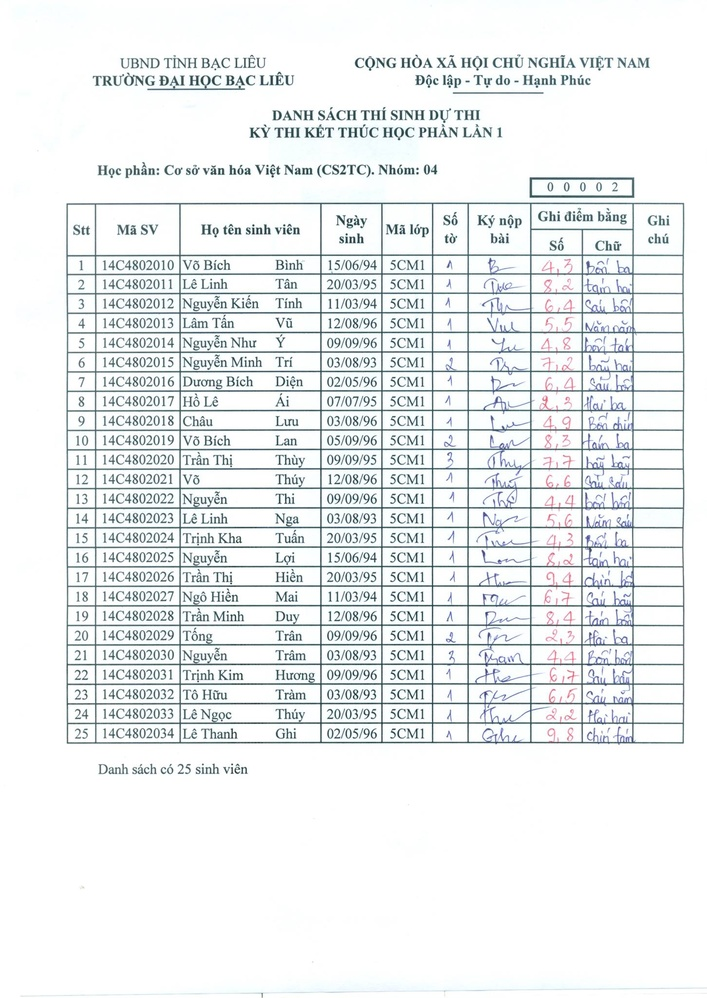
//> input picture images/anh3.jpg, 707 x 998 px, shrunk from 1452 x 2048 before the run
$ ./table-detect images/anh3.jpg   (built with g++ and OpenCV 4)
//> lines starting //> are read from the running program, lines starting //| are printed output that depends on the picture; after the words box and inside, x2 and y2 are one past the last pixel; in counts of white or black regions, pixels touching at a corner belong together
#include <iostream>
#include <opencv2/opencv.hpp>
#include <opencv/cv.h>
#include <opencv2/highgui/highgui.hpp>
#include <opencv2/core/core.hpp>
#include <opencv2/imgproc/imgproc.hpp>

using namespace std;
using namespace cv;

    //Change this values for threshold image
#define threshold_value 50
#define threshold_type CV_THRESH_BINARY
#define max_value 255

int main(int argc, char* argv[])
{
    Mat src = cv::imread(argv[1]);
//> src is the input picture: 998 rows x 707 cols, CV_8UC3; mean B, G, R 239, 238.2, 235.2
    if(!src.data) cerr << "Problem loading image!!!" << endl;

    Mat gray;
    if (src.channels() == 3) cvtColor(src, gray, CV_BGR2GRAY);
    else gray = src;

    Mat threshold_img;
    cv::blur(gray, gray, cv::Size(5, 5));
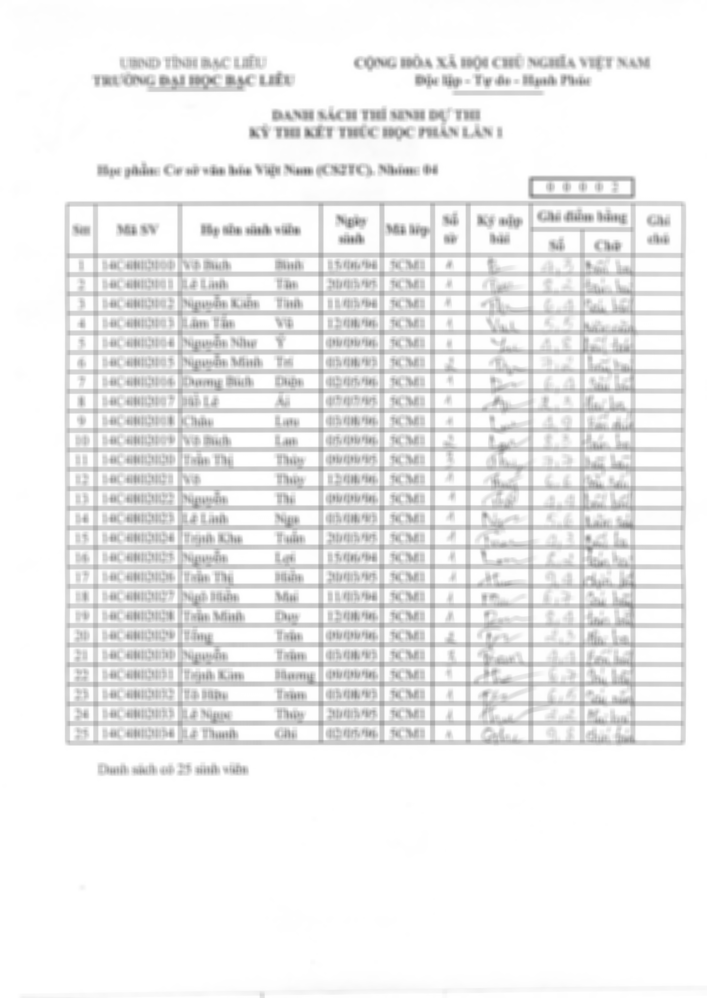
//> gray: 998 rows x 707 cols, CV_8UC1; min 109, max 255, mean 237.4
    threshold( ~gray, threshold_img, threshold_value, max_value, threshold_type );
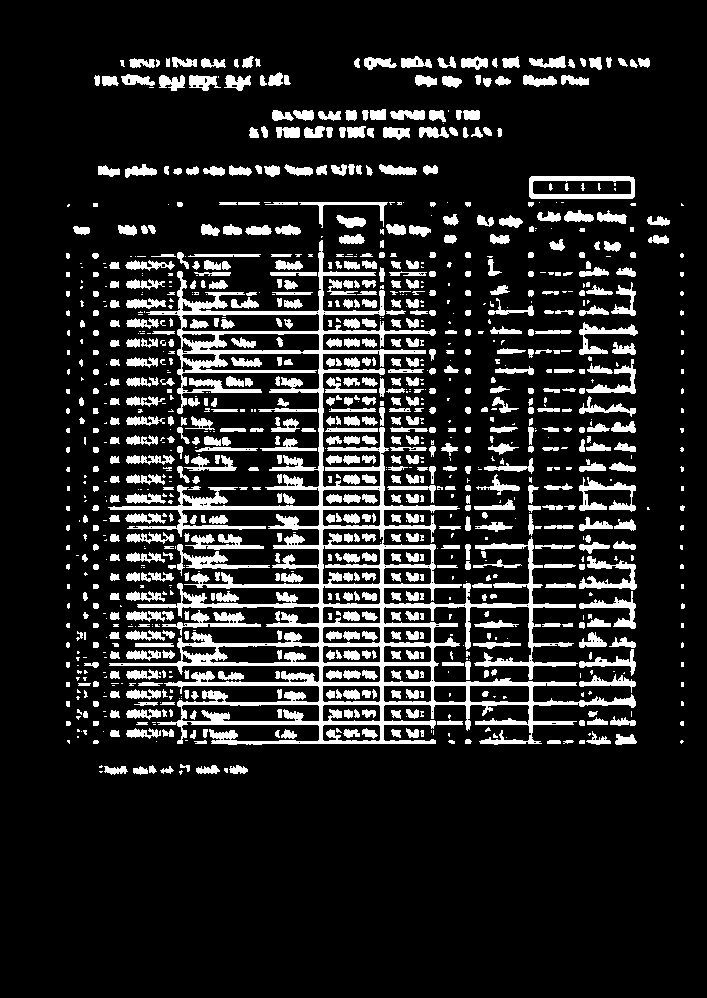
//> threshold_img: 998 rows x 707 cols, CV_8UC1; 14.5% white; 1133 white regions (418 under 20 px)
    imwrite("tables/binary.png", threshold_img);

    vector<Vec4i> hierarchy;
    std::vector<std::vector<cv::Point> > contours;
    cv::findContours(threshold_img, contours, hierarchy, CV_RETR_EXTERNAL, CV_CHAIN_APPROX_SIMPLE);
//> contours = 1040 contours, 508 with area under 20; largest, box (x1, y1, x2, y2) and area: (108, 240, 636, 745) 53052, (529, 176, 635, 199) 2298, (579, 477, 636, 512) 594, (162, 610, 261, 636) 583, (579, 556, 637, 590) 582

    vector<vector<Point> > contours_poly( contours.size() );
//> contours_poly = 1040 empty contours
    vector<Rect> boundRect( contours.size() );
    vector<Mat> rois;
    vector<vector<Point> > contours_poly_select;

    for (size_t i = 0; i < contours.size(); i++)
    {
        // find the area of each contour
        double area = contourArea(contours[i]);

        if(area < 10000) // value is randomly chosen, you will need to find that by yourself with trial and error procedure
	    continue;

        approxPolyDP( Mat(contours[i]), contours_poly[i], 100, true );
        boundRect[i] = boundingRect( Mat(contours_poly[i]) );
	if(contours_poly[i].size() != 4)
	    continue;
        rois.push_back(src(boundRect[i]).clone());
	contours_poly_select.push_back(contours_poly[i]);
    }
//> this loop made 1040 passes
//> area on passes 4 to 6: 37.5, 69.5, 108
//> after the loop, contours_poly_select = 0 contours

    std::cout<<rois.size() <<", " <<contours_poly.size() <<std::endl;
//| 0, 1040

    for(size_t i = 0; i < rois.size(); ++i)
    {
	//Each roi is a note_table
        imwrite("tables/note.png", rois[i]);
    }
//> this loop made 0 passes

    for(size_t i = 0; i < contours_poly_select.size(); ++i)
    {
	if(contours_poly_select[i].size() == 4)
	{
	    std::cout<<"\n\nRectangle " <<i <<": \n";
	    size_t N = contours_poly_select[i].size();
	    for(size_t j = 0; j < N; ++j)
	    {
		line(src, contours_poly_select[i][j], contours_poly_select[i][(j+1)%4], Scalar(0, 0, 0), 5);
		std::cout<<"corner " <<j <<" x, y: " <<contours_poly_select[i][j].x <<", " <<contours_poly_select[i][j].y <<"\n";
	    }
	}
    }

    imwrite("tables/contours.png", src);
    //imshow("contours", src);

    //waitKey();
    return 0;
}

$ run again, on images/note2.jpg
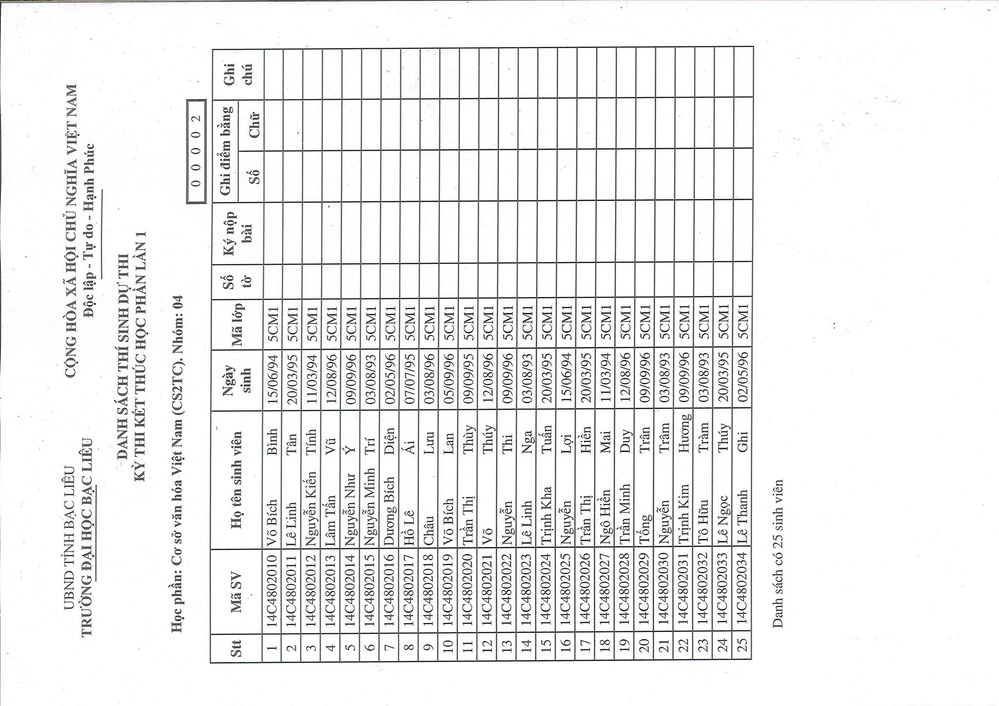
//> input picture images/note2.jpg, 999 x 706 px, shrunk from 2048 x 1447 before the run
//> src is the input picture: 706 rows x 999 cols, CV_8UC3; mean B, G, R 238.4, 238.2, 237.9
//> `cv::blur(gray, gray, cv::Size(5, 5));`:
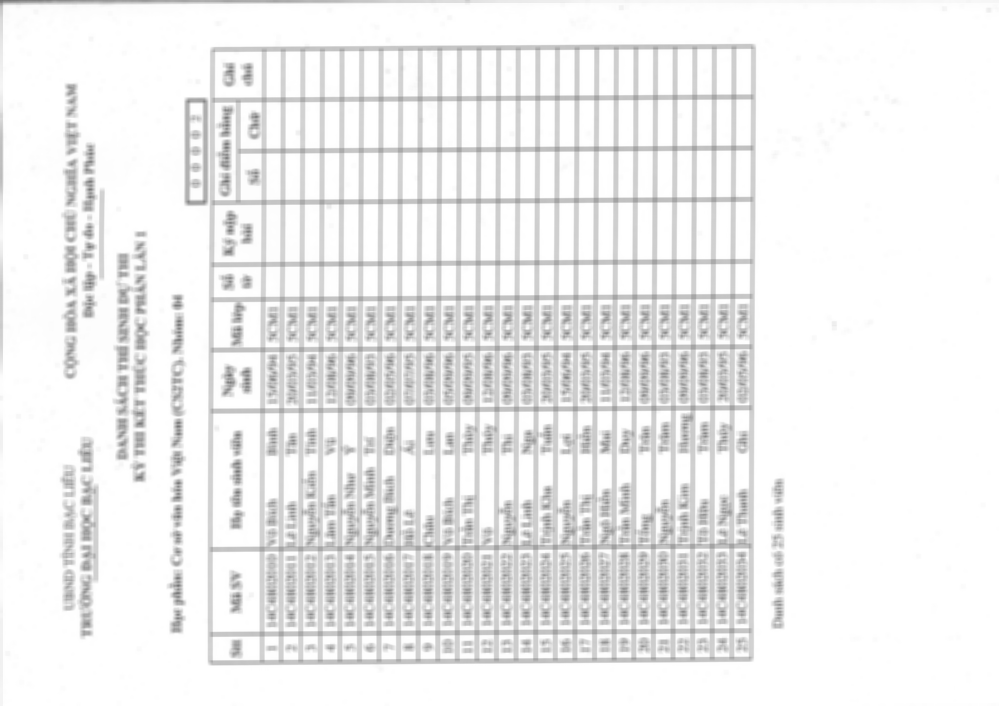
//> gray: 706 rows x 999 cols, CV_8UC1; min 116, max 255, mean 238.2
//> `threshold( ~gray, threshold_img, threshold_value, max_value, threshold..`:
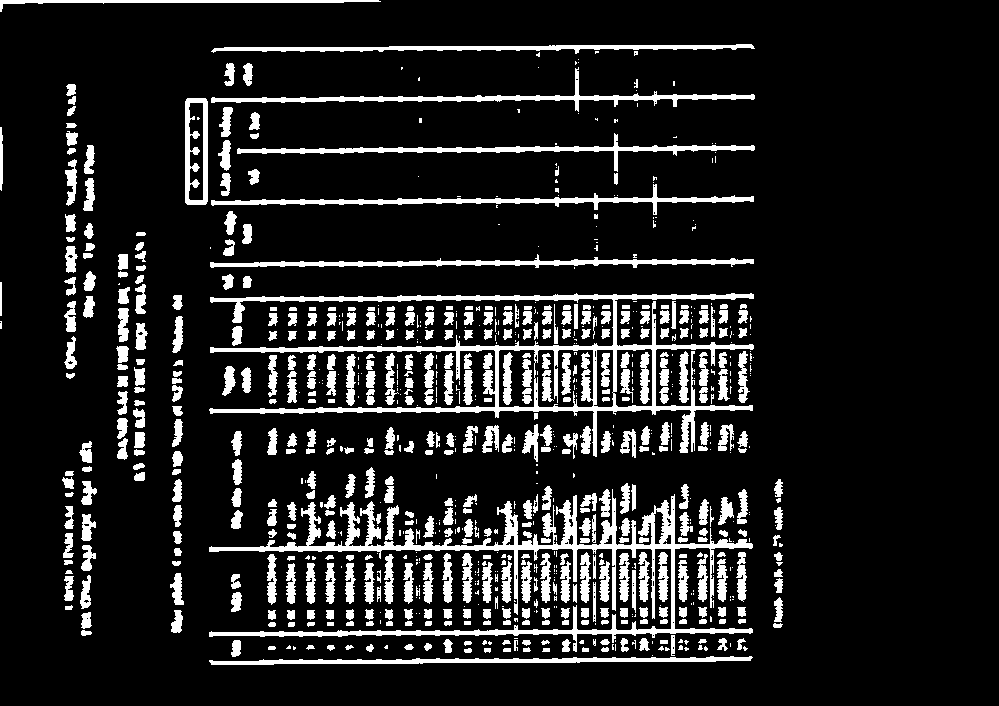
//> threshold_img: 706 rows x 999 cols, CV_8UC1; 13% white; 879 white regions (389 under 20 px)
//> contours = 849 contours, 416 with area under 20; largest, box (x1, y1, x2, y2) and area: (209, 293, 754, 457) 16265, (209, 489, 753, 652) 9166, (185, 98, 208, 205) 2321, (211, 184, 754, 215) 2082, (211, 67, 755, 112) 2072
//> contours_poly = 849 empty contours
//> the loop `for (size_t i = 0; i < contours.size(); i++)` made 849 passes
//> area on passes 1, 4, 5: 1796.5, 20.5, 20
//> after the loop `for (size_t i = 0; i < contours.size(); i++)`: contours_poly_select = 0 contours
//| 0, 849

$ run again, on images/note4.jpg
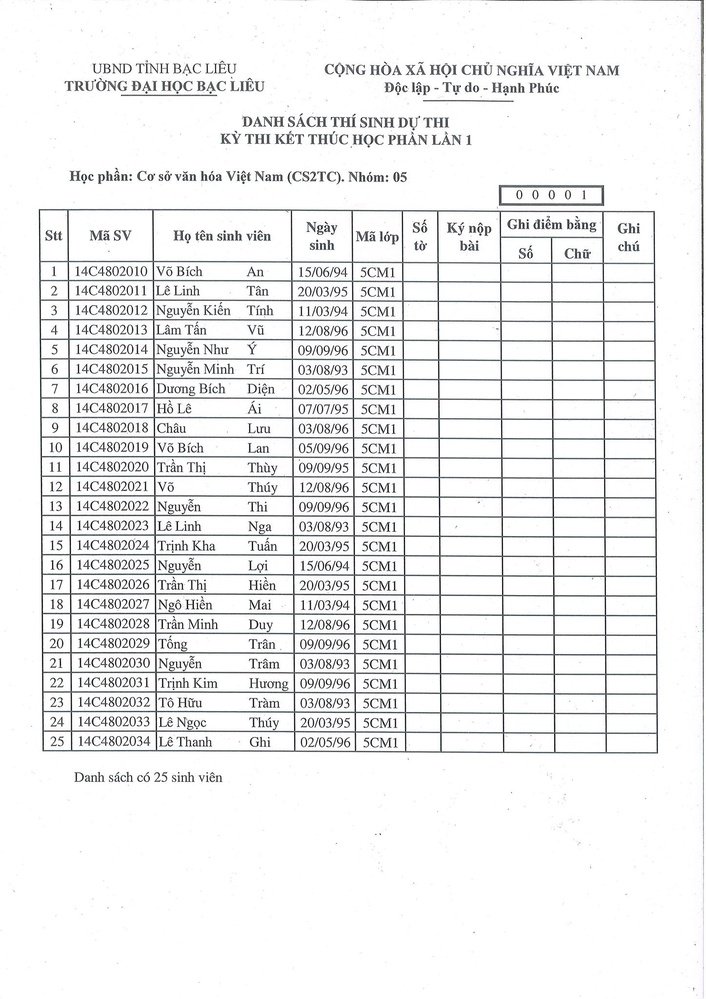
//> input picture images/note4.jpg, 706 x 999 px, shrunk from 1447 x 2048 before the run
//> src is the input picture: 999 rows x 706 cols, CV_8UC3; mean B, G, R 238.2, 238, 237.7
//> `cv::blur(gray, gray, cv::Size(5, 5));`:
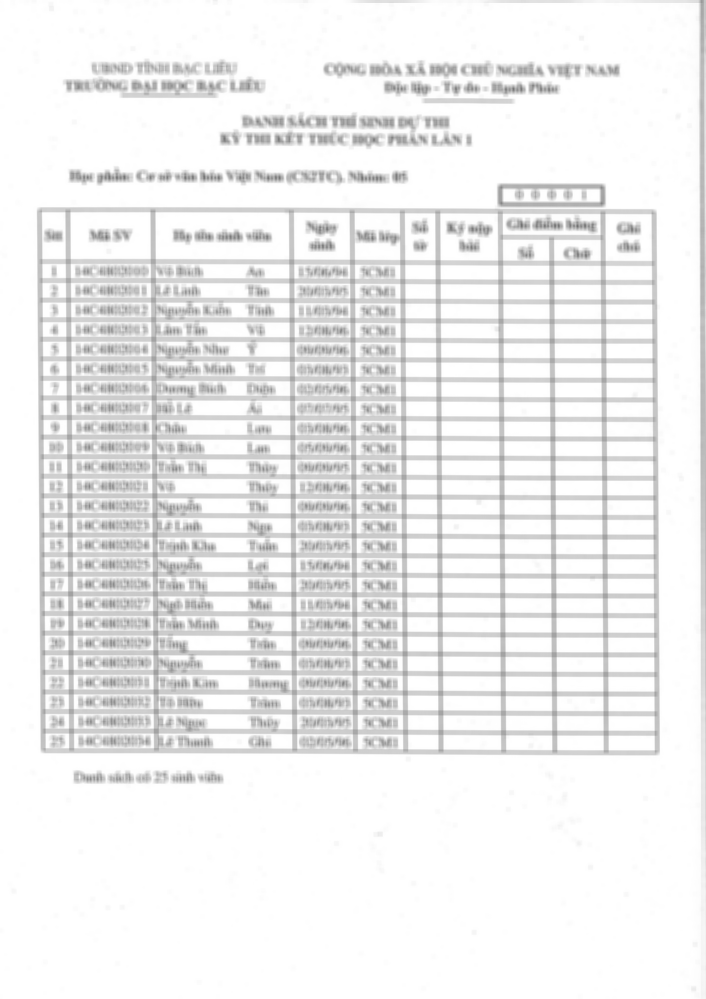
//> gray: 999 rows x 706 cols, CV_8UC1; min 113, max 255, mean 237.9
//> `threshold( ~gray, threshold_img, threshold_value, max_value, threshold..`:
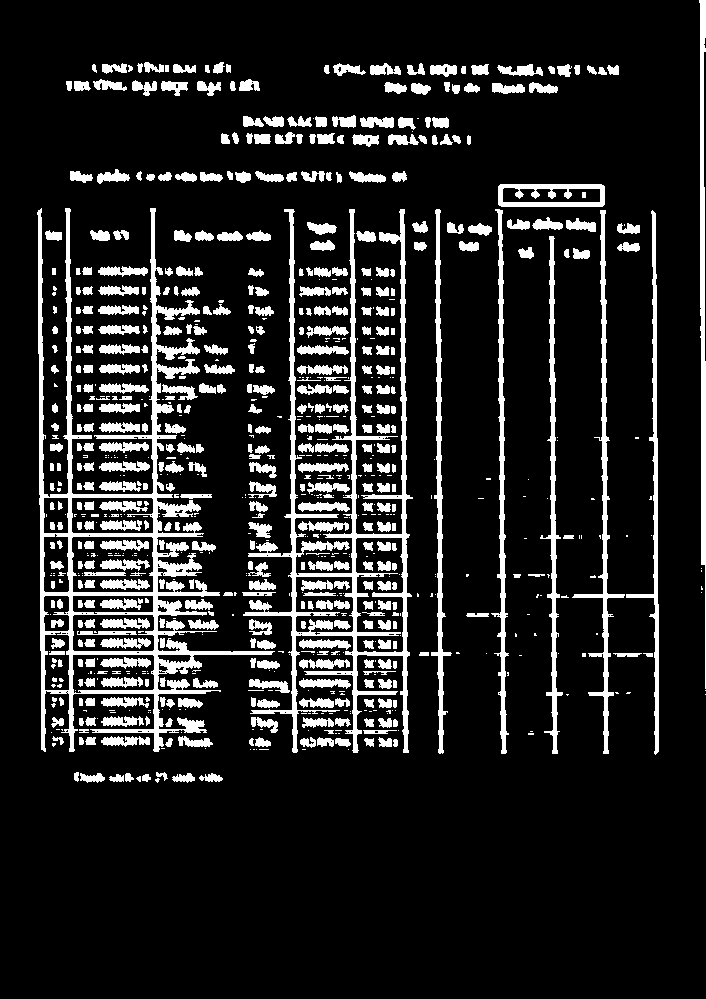
//> threshold_img: 999 rows x 706 cols, CV_8UC1; 13.7% white; 849 white regions (363 under 20 px)
//> contours = 685 contours, 322 with area under 20; largest, box (x1, y1, x2, y2) and area: (37, 208, 275, 752) 32608, (243, 209, 413, 753) 16906, (498, 184, 605, 207) 2322, (572, 210, 625, 754) 2212, (699, 0, 706, 689) 2125
//> contours_poly = 685 empty contours
//> the loop `for (size_t i = 0; i < contours.size(); i++)` made 685 passes
//> area on passes 3 to 5: 38.5, 63.5, 103.5
//> after the loop `for (size_t i = 0; i < contours.size(); i++)`: contours_poly_select = 0 contours
//| 0, 685
